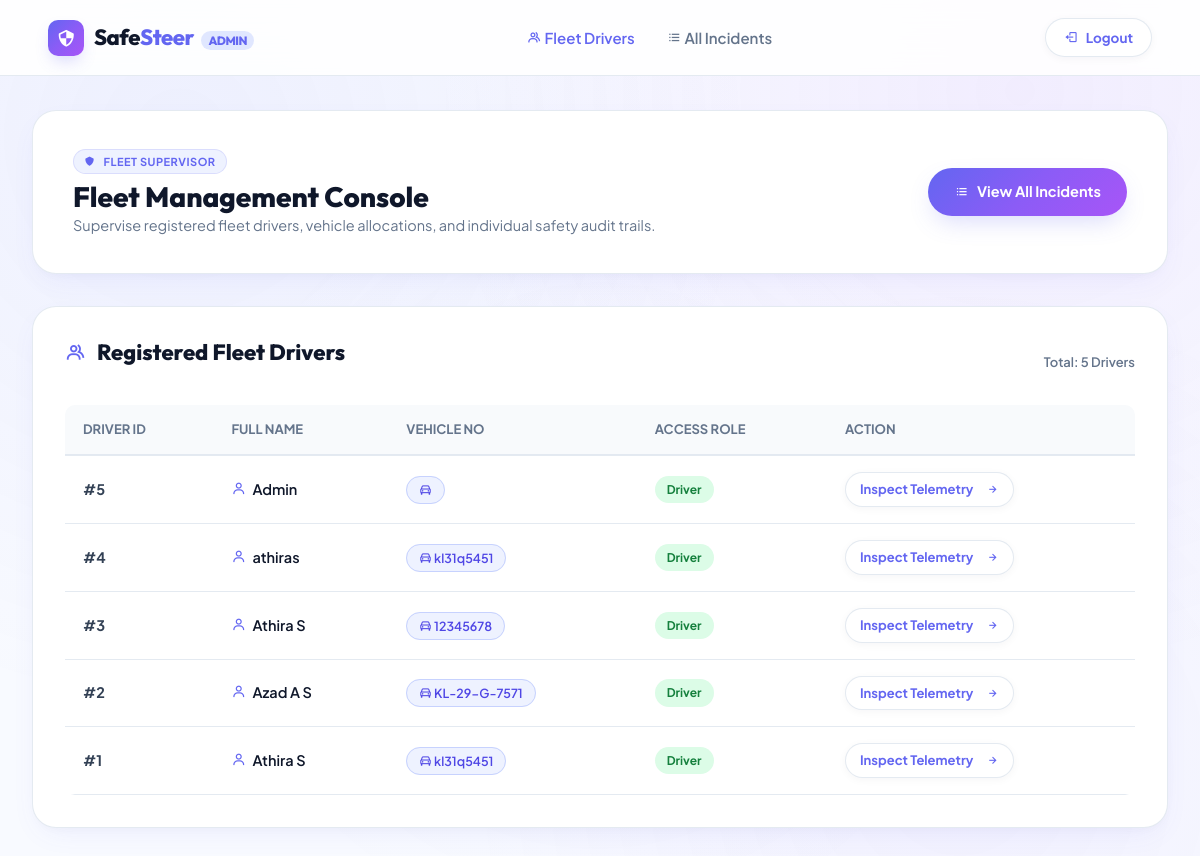
/admin (signed in), run on an earlier commit of the app's database.
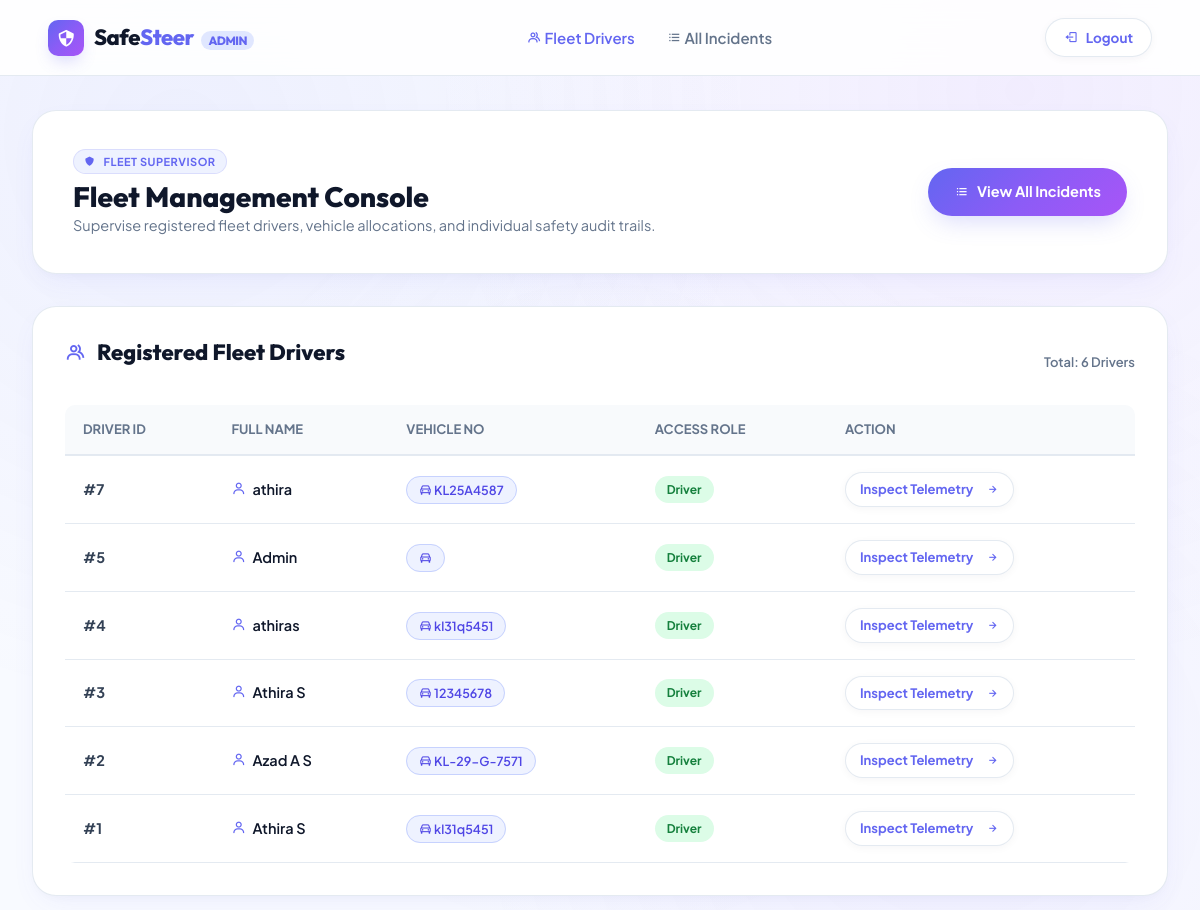
And on a later commit of the database.
### tables this page shows
CREATE TABLE users (
            id INTEGER PRIMARY KEY AUTOINCREMENT,
            username TEXT NOT NULL,
            email TEXT NOT NULL UNIQUE,
            password_hash TEXT NOT NULL,
            phone TEXT,
            vehicle_no TEXT NOT NULL,
            role TEXT NOT NULL CHECK(role IN ('admin','driver')) DEFAULT 'driver',
            created_at TIMESTAMP DEFAULT CURRENT_TIMESTAMP
        );

### app.py (the view)
@app.route("/admin")
def admin_dashboard():
    if session.get("role") != "admin":
        return redirect(url_for("index"))
    users = list_users()
    incidents = list_recent_incidents(10)
    return render_template("admin.html", users=users, incidents=incidents)

### db_helpers.py (called while the page is built)
def get_conn():
    conn = sqlite3.connect(DB)
    conn.row_factory = sqlite3.Row
    return conn

def list_users():
    conn = get_conn()
    cur = conn.cursor()
    cur.execute("SELECT id, username, email, phone, vehicle_no, role, created_at FROM users ORDER BY id DESC")
    rows = cur.fetchall()
    conn.close()
    return rows

def list_recent_incidents(limit=20):
    conn = get_conn()
    cur = conn.cursor()
    cur.execute(
        "SELECT incidents.id, incidents.timestamp, incidents.type, "
        "users.id as user_id, users.username, users.vehicle_no "
        "FROM incidents JOIN users ON incidents.user_id = users.id "
        "ORDER BY incidents.timestamp DESC LIMIT ?",
        (limit,)
    )
    rows = cur.fetchall()
    conn.close()
    return rows

### templates/admin.html (shortened to what this page needs)
<!DOCTYPE html>
<html lang="en">
<head>
  <link href="https://unpkg.com/boxicons@2.1.4/css/boxicons.min.css" rel="stylesheet"/>
  <link rel="stylesheet" href="{{ url_for('static', filename='style.css') }}">
</head>
<body style="background-color: #f8faff;">
  <header class="site-header">
    <a href="{{ url_for('admin_dashboard') }}" class="brand-logo">
      <div class="logo-icon"><i class='bx bx-shield-quarter'></i></div>
      <span>Safe<span>Steer</span> <span style="font-size:12px; font-weight:800; padding:2px 7px; background:#e0e7ff; color:#6366f1; border-radius:999px; margin-left:4px;">ADMIN</span></span>
    </a>
    <nav class="nav-links" id="navLinks">
      <a href="{{ url_for('admin_dashboard') }}" class="active"><i class='bx bx-group'></i> Fleet Drivers</a>
      <a href="{{ url_for('admin_incidents') }}"><i class='bx bx-list-ul'></i> All Incidents</a>
    </nav>
    <div class="header-actions">
      <a href="{{ url_for('logout') }}" class="btn-pill secondary" style="padding: 8px 18px; font-size: 13.5px;">
        <i class='bx bx-log-out'></i> Logout
      </a>
    </div>
  </header>
  <main class="dashboard-container">
    <div class="dashboard-hero-card">
      <div>
        <div class="pill-badge" style="margin-bottom:6px; font-size:11px; padding:3px 10px;">
          <i class='bx bxs-shield'></i> FLEET SUPERVISOR
        </div>
        <h2 style="font-size: 28px;">Fleet Management Console</h2>
        <p style="color:var(--text-muted); font-size:14.5px;">Supervise registered fleet drivers, vehicle allocations, and individual safety audit trails.</p>
      </div>
      <div>
        <a href="{{ url_for('admin_incidents') }}" class="btn-pill primary">
          <i class='bx bx-list-ul'></i> View All Incidents
        </a>
      </div>
    </div>
    <div class="table-card">
      <div style="display:flex; justify-content:space-between; align-items:center; margin-bottom: 20px;">
        <h3><i class='bx bx-group' style="color:#6366f1;"></i> Registered Fleet Drivers</h3>
        <span style="font-size:13px; color:var(--text-muted); font-weight:600;">Total: {{ users|length }} Drivers</span>
      </div>
      <div class="table-responsive">
        <table class="styled-table">
          <thead>
            <tr>
              <th>Driver ID</th>
              <th>Full Name</th>
              <th>Vehicle No</th>
              <th>Access Role</th>
              <th>Action</th>
            </tr>
          </thead>
          <tbody>
            {% for u in users %}
            <tr>
              <td style="font-weight: 700;">#{{ u['id'] }}</td>
              <td style="font-weight: 600; color:var(--text-main);">
                <i class='bx bx-user' style="color:#6366f1; margin-right:4px;"></i> {{ u['username'] }}
              </td>
              <td>
                <span class="tag-chip" style="background:#eef2ff; color:#4f46e5; border-color:#c7d2fe;">
                  <i class='bx bx-car'></i> {{ u['vehicle_no'] }}
                </span>
              </td>
              <td>
                <span class="status-badge success">{{ u['role'] if 'role' in u else 'Driver' }}</span>
              </td>
              <td>
                <a href="{{ url_for('admin_user_details', user_id=u['id']) }}" class="btn-pill secondary" style="padding: 6px 14px; font-size: 13px; white-space: nowrap;">
                  Inspect Telemetry &nbsp;<i class='bx bx-right-arrow-alt'></i>
                </a>
              </td>
            </tr>
            {% endfor %}
          </tbody>
        </table>
      </div>
    </div>
  </main>
</body>
</html>

What changed in the data, as far as the page shows it:
added users: id "7", username "athira", vehicle_no "KL25A4587", role "Driver"
Also different on the page:
{{ users|length }}: "5" → "6"
